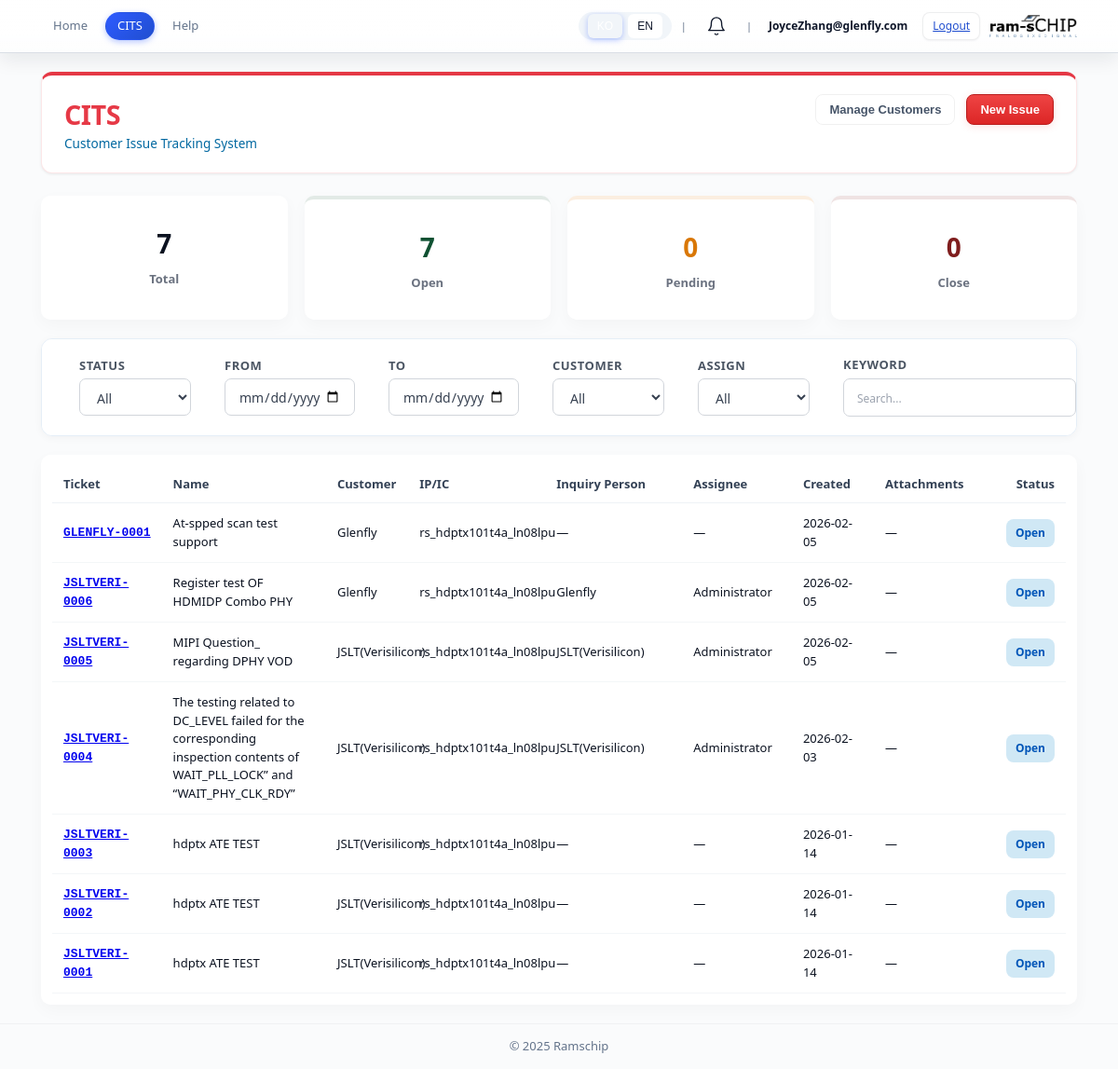
/cits/ (signed in), run on the app's committed database.
### modules/cits/models.py (models this page shows)
class Customer(Base):
    __tablename__ = "customers"
    id: Mapped[int] = mapped_column(primary_key=True)
    name: Mapped[str] = mapped_column(String(255), unique=True, index=True)
    company: Mapped[str] = mapped_column(String(255), nullable=True)
    email: Mapped[str] = mapped_column(String(255), nullable=True)
    notes: Mapped[str] = mapped_column(Text, nullable=True)
    is_active: Mapped[bool] = mapped_column(default=True)
    created_at: Mapped[datetime] = mapped_column(default=datetime.utcnow)
    updated_at: Mapped[datetime] = mapped_column(default=datetime.utcnow, onupdate=datetime.utcnow)

class CustomerIssue(Base):
    __tablename__ = "customer_issues"
    id: Mapped[int] = mapped_column(primary_key=True)
    ticket_no: Mapped[str] = mapped_column(String(64), unique=True, index=True)
    title: Mapped[str] = mapped_column(String(255))
    description: Mapped[str] = mapped_column(Text, nullable=True)
    status: Mapped[str] = mapped_column(SAEnum(IssueStatusEnum, native_enum=False), default=IssueStatusEnum.OPEN)
    tag: Mapped[str] = mapped_column(SAEnum(IssueTagEnum, native_enum=False), nullable=True)
    customer: Mapped[str] = mapped_column(String(255), nullable=True)
    ip_ic: Mapped[str] = mapped_column(String(128), nullable=True)
    priority: Mapped[str] = mapped_column(String(32), nullable=True)
    reporter: Mapped[str] = mapped_column(String(128), nullable=True)
    assignee: Mapped[str] = mapped_column(String(128), nullable=True)
    attachments: Mapped[str] = mapped_column(String(1000), nullable=True)
    created_at: Mapped[datetime] = mapped_column(default=datetime.utcnow)
    updated_at: Mapped[datetime] = mapped_column(default=datetime.utcnow, onupdate=datetime.utcnow)
    __table_args__ = (
        Index('ix_customer_issues_status', 'status'),
    )

### modules/cits/routes/customer_issue.py (the view)
@router.get("/", response_class=HTMLResponse)
def customer_main(request: Request, status: str = None):
    session_param = request.query_params.get("session")
    if session_param:
        response = RedirectResponse(url="/cits/", status_code=303)
        response.set_cookie("rams_sess", session_param, max_age=30*60, path="/", httponly=True)
        return response
    auth_check = ensure_authenticated(request)
    if auth_check:
        return auth_check
    if templates is None:
        return HTMLResponse("<h1>Error: Templates not initialized</h1>")
    locale = get_locale(request)
    db = get_customer_db_sync()
    try:
        issues = db.query(CustomerIssue).order_by(CustomerIssue.created_at.desc()).all()
        for it in issues:
            disp = []
            if it.attachments:
                parts = [p for p in it.attachments.split(',') if p]
                non_prefixed = [p for p in parts if not (p.split('/')[-1].startswith('cits_'))]
                if non_prefixed:
                    disp = non_prefixed
                else:
                    disp = parts
            it.display_attachments = disp
        total = len(issues)
        open_count = len([i for i in issues if i.status == 'OPEN'])
        pending_count = len([i for i in issues if i.status == 'PENDING'])
        close_count = len([i for i in issues if i.status == 'CLOSE'])
        status_counts = {
            'OPEN': open_count,
            'PENDING': pending_count,
            'CLOSE': close_count,
        }
        auth_db = get_auth_db_sync()
        try:
            users = auth_db.query(AuthUser).filter(AuthUser.is_active == True).order_by(AuthUser.english_name).all()
        finally:
            auth_db.close()
        customers = db.query(Customer).filter(Customer.is_active == True).order_by(Customer.name).all()
        def t(key: str, *args, **kwargs):
            return i18n_t(key, locale, **kwargs)
        return templates.TemplateResponse("modules/cits/main.html", {
            "request": request,
            "locale": locale,
            "t": t,
            "issues": issues,
            "users": users,
            "customers": customers,
            "total_issues": total,
            "open_issues": open_count,
            "status_counts": status_counts,
            "status_list": ['OPEN','PENDING','CLOSE'],
            "filter_status": status or "",
        })
    finally:
        db.close()

### templates/modules/cits/main.html (shortened to what this page needs)
{% extends "base.html" %}
{% block content %}
<main class="container cits-root">
  <div class="dashboard-header-section cits-header">
    <div class="dashboard-header-content">
      <div>
        <h1 class="dashboard-title">{{ t('cits.title') }}</h1>
        <p class="dashboard-subtitle">{{ t('cits.name') }}</p>
      </div>
        <div class="header-actions">
        <button class="cits-btn ghost" onclick="openCustomerModal()">{{ t('cits.manage_customers') }}</button>
        <button class="cits-btn cits-btn-primary" onclick="openNewCitsIssueModal()">{{ t('cits.new_issue') }}</button>
      </div>
    </div>
  </div>
  <div class="stats-section">
    <div class="stat-card">
      <div class="stat-value">{{ total_issues }}</div>
      <div class="stat-label">{{ t('common.total') or 'Total' }}</div>
    </div>
    {% for s in status_list %}
    {% set cls = 'stat-open' if s == 'OPEN' else ('stat-pending' if s == 'PENDING' else 'stat-close') %}
    <div class="stat-card {{ cls }}" data-status="{{ s }}">
      <div class="stat-value">{{ status_counts[s] or 0 }}</div>
      <div class="stat-label">{{ s.title() }}</div>
    </div>
    {% endfor %}
  </div>
  <div class="filter-section">
    <div class="filter-group">
      <label>{{ t('common.status') }}</label>
      <select id="filterStatus" onchange="applyFilters()">
        <option value="">{{ t('common.all') }}</option>
      </select>
    </div>
    <div class="filter-group">
      <label>{{ t('cits.from_date') }}</label>
      <input type="date" id="filterDateFrom" onchange="applyFilters()">
    </div>
    <div class="filter-group">
      <label>{{ t('cits.to_date') }}</label>
      <input type="date" id="filterDateTo" onchange="applyFilters()">
    </div>
    <div class="filter-group">
      <label>{{ t('cits.customer') }}</label>
      <select id="filterCustomer" onchange="applyFilters()">
        <option value="">{{ t('common.all') }}</option>
      </select>
    </div>
    <div class="filter-group">
      <label>{{ t('cits.assign') }}</label>
      <select id="filterAssignee" onchange="applyFilters()">
        <option value="">{{ t('common.all') }}</option>
      </select>
    </div>
    <div class="filter-group">
      <label>{{ t('cits.keyword') }}</label>
      <input type="text" id="filterKeyword" placeholder="{{ t('common.search') }}..." onkeyup="applyFilters()">
    </div>
  </div>
  <div class="issues-table-wrapper">
    <table class="issues-table">
      <colgroup>
        <col class="col-ticket" />
        <col class="col-title" />
        <col class="col-customer" />
        <col class="col-ip" />
        <col class="col-inquiry-person" />
        <col class="col-assignee" />
        <col class="col-created" />
        <col class="col-attachments" />
        <col class="col-status" />
      </colgroup>
      <thead>
        <tr>
          <th class="ticket-col">{{ t('cits.ticket') }}</th>
          <th>{{ t('common.name') }}</th>
          <th>{{ t('cits.customer') }}</th>
          <th>{{ t('cits.ip_ic') }}</th>
          <th>{{ t('cits.inquiry_person') }}</th>
          <th>{{ t('cits.assignee') }}</th>
          <th>{{ t('cits.created_date') }}</th>
          <th>{{ t('cits.attachments') }}</th>
          <th class="status-col">{{ t('common.status') }}</th>
        </tr>
      </thead>
      <tbody>
        {% if issues %}
          {% for issue in issues %}
          <tr data-ticket="{{ issue.ticket_no }}"
              data-title="{{ issue.title|e }}"
              data-customer="{{ issue.customer|e or '' }}"
              data-ip="{{ issue.ip_ic|e or '' }}"
              data-created="{{ issue.created_at.strftime('%Y-%m-%d') if issue.created_at else '' }}"
              data-status="{{ issue.status }}"
              data-assignee="{{ issue.assignee|e or '' }}">
            <td class="ticket-col"><a href="/cits/issue/{{ issue.id }}">{{ issue.ticket_no }}</a></td>
            <td>{{ issue.title }}</td>
            <td>{{ issue.customer or '—' }}</td>
            <td>{{ issue.ip_ic or '—' }}</td>
            <td>{{ issue.reporter or '—' }}</td>
            <td>{{ issue.assignee or '—' }}</td>
            <td>{{ issue.created_at.strftime('%Y-%m-%d') if issue.created_at else '—' }}</td>
            <td class="attachments-cell">
              {% if issue.display_attachments %}
                {% for p in issue.display_attachments %}
                  {% set fname = p.split('/')[-1] %}
                  {% if fname.startswith('cits_') %}
                    {% set parts = fname.split('_') %}
                    {% if parts|length > 4 %}
                      {% set display_name = parts[4:]|join('_') %}
                    {% else %}
                      {% set display_name = fname %}
                    {% endif %}
                  {% else %}
                    {% set display_name = fname %}
                  {% endif %}
                  <a class="attach-link" href="/{{ p }}" target="_blank">📎 {{ display_name }}</a>{% if not loop.last %}, {% endif %}
                {% endfor %}
              {% else %}
                —
              {% endif %}
            </td>
            <td class="status-col">
              {% if issue.status == 'OPEN' %}
                <span class="status-open">Open</span>
              {% elif issue.status == 'PENDING' %}
                <span class="status-pending">Pending</span>
              {% else %}
                <span class="status-close">Closed</span>
              {% endif %}
            </td>
          </tr>
          {% endfor %}
        {% else %}
          <tr><td colspan="10">{{ t('cits.no_issues') }} <a href="#" onclick="openNewCitsIssueModal();return false;">{{ t('cits.create_one') }}</a></td></tr>
        {% endif %}
      </tbody>
    </table>
  </div>
</main>
{% endblock %}

### templates/base.html (shortened to what this page needs)
<!doctype html>
<html lang="ko">
<head>
  <link rel="stylesheet" href="/static/shared.css" />
  <link rel="stylesheet" href="/static/main.css" />
  <link rel="stylesheet" href="/static/auth.css" />
  <link rel="stylesheet" href="/static/admin_dashboard.css" />
  {% set path = request.url.path %}
  {% if path.startswith('/rpmt') or path.startswith('/admin') %}
  <link rel="stylesheet" href="/static/modules/rpmt/rpmt.css?v=4" />
  {% elif path.startswith('/svit') %}
  <link rel="stylesheet" href="/static/modules/svit/svit.css" />
  {% elif path.startswith('/cits') %}
  <link rel="stylesheet" href="/static/modules/cits/cits.css" />
  {% elif path.startswith('/apqp') %}
  <link rel="stylesheet" href="/static/modules/apqp/apqp.css" />
  {% elif path.startswith('/spec-center') %}
  <link rel="stylesheet" href="/static/modules/spec_center/spec_center.css" />
  {% elif path.startswith('/product-info') %}
  <link rel="stylesheet" href="/static/modules/product_info/product_info.css" />
  {% endif %}
</head>
<body class="bg">
  <header class="app-header header">
    <div class="header-inner">
      <div class="header-left">
        {% if path.startswith('/rpmt') or path.startswith('/admin') or path.startswith('/svit') or path.startswith('/main') or path.startswith('/admin-dashboard') or path.startswith('/apqp') or path.startswith('/spec-center') or path.startswith('/cits') or path.startswith('/profile') or path.startswith('/product-info') %}
        <nav class="nav-links">
          <a href="/" class="nav-link {% if path == '/' %}active{% endif %}">{{ t("common.home") }}</a>
          {% if path.startswith('/rpmt') or path.startswith('/admin') %}
          <a href="/rpmt" class="nav-link {% if path.startswith('/rpmt') or path.startswith('/admin') %}active{% endif %}">{{ t("nav.rpmt") }}</a>
          <a href="/rpmt/weekly" class="nav-link {% if path.startswith('/rpmt/weekly') %}active{% endif %}">{{ t("nav.weekly") }}</a>
          <a href="/rpmt/help" class="nav-link {% if path.startswith('/rpmt/help') %}active{% endif %}">{{ t("common.help") }}</a>
          {% if request.session.get("role") == "Admin" %}
          <a href="/rpmt/admin" class="nav-link {% if path.startswith('/rpmt/admin') or path.startswith('/admin') %}active{% endif %}">⚙️ {{ t("nav.admin", locale) }}</a>
          {% endif %}
          {% elif path.startswith('/apqp') %}
          <a href="/apqp" class="nav-link {% if path.startswith('/apqp') %}active{% endif %}">APQP</a>
          <a href="/apqp/help" class="nav-link {% if path.startswith('/apqp/help') %}active{% endif %}">{{ t("common.help") }}</a>
          {% elif path.startswith('/cits') %}
          <a href="/cits" class="nav-link {% if path.startswith('/cits') %}active{% endif %}">CITS</a>
          <a href="/cits/help" class="nav-link {% if path.startswith('/cits/help') %}active{% endif %}">{{ t("common.help") }}</a>
          {% elif path.startswith('/spec-center') %}
          <a href="/spec-center/" class="nav-link {% if path.startswith('/spec-center') %}active{% endif %}">{{ t("nav.spec_center", locale) }}</a>
          <a href="/spec-center/help" class="nav-link {% if path.startswith('/spec-center/help') %}active{% endif %}">{{ t("common.help") }}</a>
          {% elif path.startswith('/product-info') %}
          <a href="/product-info" class="nav-link {% if path.startswith('/product-info') %}active{% endif %}">{{ t("nav.product_info", locale) }}</a>
          {% elif path.startswith('/main') %}
          <a href="/main" class="nav-link {% if path == '/main' %}active{% endif %}">{{ t("nav.main") }}</a>
          {% if request.session.get("role") == "Admin" %}
          <a href="/main/admin" class="nav-link {% if path == '/main/admin' %}active{% endif %}">⚙️ {{ t("nav.admin", locale) }}</a>
          {% endif %}
          {% endif %}
        </nav>
        {% endif %}
      </div>
      <div class="header-right">
        <div class="lang-selector" role="group" aria-label="Language selector">
          <button onclick="setLanguage('ko')" aria-label="{{ t('common.lang_ko') }}" class="lang-btn {% if request.cookies.get('lang', 'ko') == 'ko' %}active{% endif %}">KO</button>
          <button onclick="setLanguage('en')" aria-label="{{ t('common.lang_en') }}" class="lang-btn {% if request.cookies.get('lang', 'ko') == 'en' %}active{% endif %}">EN</button>
        </div>
        {% if request.session.get("is_authenticated") %}
        <span class="divider">|</span>
        <div class="notification-container">
          <button class="notification-bell" id="notificationBell" aria-label="Notifications" title="{{ t('common.notifications', locale) }}">
            <svg xmlns="http://www.w3.org/2000/svg" viewBox="0 0 24 24" fill="none" stroke="currentColor" stroke-width="2" stroke-linecap="round" stroke-linejoin="round">
              <path d="M18 8A6 6 0 0 0 6 8c0 7-3 9-3 9h18s-3-2-3-9"></path>
              <path d="M13.73 21a2 2 0 0 1-3.46 0"></path>
            </svg>
          </button>
        </div>
        {% endif %}
        {% if request.session.get("is_authenticated") %}
        <span class="divider">|</span>
        <div class="user-info">
          <a href="/profile" class="user-id-link">{{ request.session.get("english_name") }}</a>
          <a href="/auth/logout" class="btn small ghost logout-link">{{ t("common.logout") }}</a>
        </div>
        {% elif request.url.path.startswith('/main') or request.url.path.startswith('/rpmt/admin') or request.url.path.startswith('/svit/admin') %}
        <span class="divider">|</span>
        <a href="/auth/logout" class="btn small ghost logout-link">{{ t("common.logout") }}</a>
        {% endif %}
        <a href="/" class="brand header-logo">
          <img src="/static/ramschip_logo.png" alt="Ramschip" class="logo" />
        </a>
      </div>
    </div>
  </header>
  {% block content %}{% endblock %}
  <footer class="app-footer">
    <div>© {{ now().year if now else 2025 }} Ramschip</div>
  </footer>
</body>
</html>

### static/main.css (style rules this page uses)
.btn { padding: 8px 12px; border: none; border-radius: 4px; font-size: 0.85rem; font-weight: 600; cursor: pointer; transition: all 0.2s ease; }

### static/admin_dashboard.css (style rules this page uses)
.stat-value { font-size: 24px; font-weight: 700; color: var(--brand-700); margin-bottom: 8px; }
.stat-label { font-size: 13px; font-weight: 600; color: #64748b; }

### data on the page
Customer: session.get "JoyceZhang@glenfly.com"
CustomerIssue: id "7", title "Open", ticket_no "GLENFLY-0001", title "At-spped scan test support", customer "Glenfly", ip_ic "rs_hdptx101t4a_ln08lpu", reporter "—", assignee "—", created_at "2026-02-05"
CustomerIssue: ticket_no "JSLTVERI-0006", title "Register test OF HDMIDP Combo PHY", customer "Glenfly", ip_ic "rs_hdptx101t4a_ln08lpu", reporter "Glenfly", assignee "Administrator", created_at "2026-02-05", status "Open"
CustomerIssue: ticket_no "JSLTVERI-0005", title "MIPI Question_ regarding DPHY VOD", customer "JSLT(Verisilicon)", ip_ic "rs_hdptx101t4a_ln08lpu", reporter "JSLT(Verisilicon)", assignee "Administrator", created_at "2026-02-05", status "Open"
CustomerIssue: ticket_no "JSLTVERI-0004", title "The testing related to DC_LEVEL failed for the corresponding inspection contents of WAIT_PLL_LOCK” and “WAIT_PHY_CLK_RDY”", customer "JSLT(Verisilicon)", ip_ic "rs_hdptx101t4a_ln08lpu", reporter "JSLT(Verisilicon)", assignee "Administrator", created_at "2026-02-03", status "Open"
CustomerIssue: ticket_no "JSLTVERI-0003", title "hdptx ATE TEST", customer "JSLT(Verisilicon)", ip_ic "rs_hdptx101t4a_ln08lpu", reporter "—", assignee "—", created_at "2026-01-14", status "Open"
CustomerIssue: ticket_no "JSLTVERI-0002", title "hdptx ATE TEST", customer "JSLT(Verisilicon)", ip_ic "rs_hdptx101t4a_ln08lpu", reporter "—", assignee "—", created_at "2026-01-14", status "Open"
CustomerIssue: ticket_no "JSLTVERI-0001", title "hdptx ATE TEST", customer "JSLT(Verisilicon)", ip_ic "rs_hdptx101t4a_ln08lpu", reporter "—", assignee "—", created_at "2026-01-14", status "Open"

### other printed values
{{ t("common.home") }} "Home"
{{ t("common.help") }} "Help"
{{ t("common.logout") }} "Logout"
{{ t('cits.title') }} "CITS"
{{ t('cits.name') }} "Customer Issue Tracking System"
{{ t('cits.manage_customers') }} "Manage Customers"
{{ t('cits.new_issue') }} "New Issue"
{{ total_issues }} "7"
{{ t('common.total') or 'Total' }} "Total"
{{ status_counts[s] or 0 }} "0" "0"
{{ s.title() }} "Pending" "Close"
{{ t('common.status') }} "STATUS"
{{ t('cits.from_date') }} "FROM"
{{ t('cits.to_date') }} "TO"
{{ t('cits.customer') }} "CUSTOMER"
